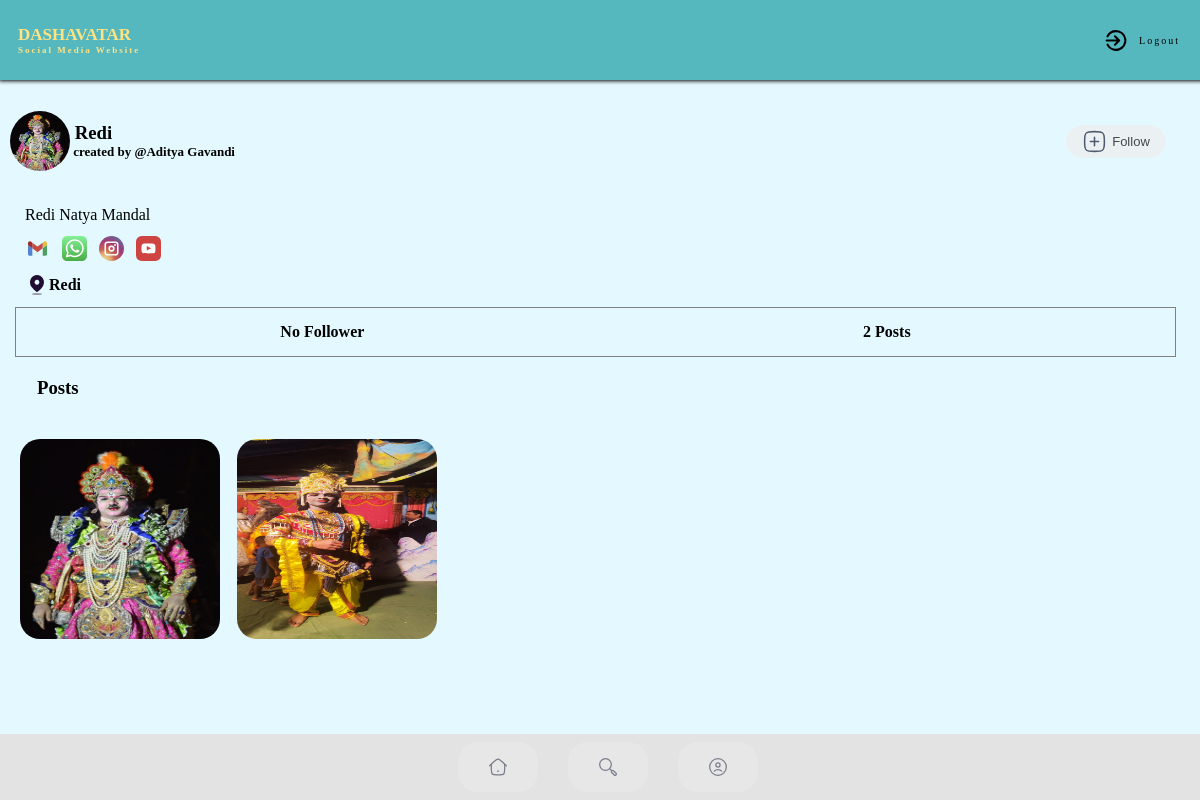
Page /profile/Redi (signed in) on the committed database.
### socialweb/models.py (models this page shows, shortened)
class Profile(models.Model):
    user=models.ForeignKey(CustomUser,on_delete=models.CASCADE)
    location=models.CharField(max_length=50)
    bio=models.TextField()
    created_at=models.DateTimeField(default=datetime.now)

class CustomUser(AbstractUser):
    user=((1,"viewer"),(2,'profile'))
    user_type = models.CharField(choices=user,max_length=255,default=1)
    profile_pic=models.FileField(upload_to='profilepic',null=True)

class Post(models.Model):
    id = models.UUIDField(primary_key=True, default=uuid.uuid4)
    profile=models.ForeignKey(Profile,null=True,on_delete=models.SET_NULL)
    content = models.FileField(upload_to='post',null=True)
    user = models.CharField(max_length=100)
    caption = models.TextField()
    created_at = models.DateTimeField(default=datetime.now)
    no_of_likes = models.IntegerField(default=0)

### socialweb/views.py (the view)
# urls.py: path('profile/<str:pk>',views.pagedetails,name='pagedetails'),
@login_required(login_url='login')
def pagedetails(request,pk):
    user_object = CustomUser.objects.get(username=pk)
    user_profile = Profile.objects.get(user=user_object)
    user_posts = Post.objects.filter(user=pk)
    user_post_length = len(user_posts)
    follower = request.user.username
    user = pk
    if FollowersCount.objects.filter(follower=follower, user=user).first():
        button_text = 'Unfollow'
    else:
        button_text = 'Follow'
    user_followers = len(FollowersCount.objects.filter(user=pk))
    context = {
        'user_object': user_object,
        'user_profile': user_profile,
        'user_posts': user_posts,
        'user_post_length': user_post_length,
        'button_text': button_text,
        'user_followers': user_followers,
    }
    return render(request,'pagedetails.html',context)

### templates/pagedetails.html (shortened to what this page needs)
{% extends "index.html" %}
{% block contain %}
<div class="dashboard">
  <div class="user-account">
      <span class="uinfo"><img
        src="{{ user_profile.user.profile_pic.url }}"
        alt=""
        srcset=""
        class="Page-profile"
      />
      <h3 class="Page-name">&nbsp;{{ user_profile.user.username }}
        <p class="user-name">&nbsp;created by @{{ user_profile.user.first_name }}&nbsp;{{ user_profile.user.last_name }}</p>
      </h3>
    </span>
    <form action="/follow" method="post">
    <button type="submit" class="btnfollow" id="follow">
      <img class="follow" src="/static/assets/svg/follow.svg" alt="" srcset="" />
      {{button_text}}
    </button>
    </form>
    </div>
    <div class="about">
      <div class="bio">
        <p> {{ user_profile.bio }}</p>
      </div>
      <div id="links" class="links">
        <a href="mailto:" target="_blank"
          ><div id="Gmail" class="link">
            <img
              src="/static/assets/svg/gmaillogo.svg"
              alt=""
              srcset=""
            /></div
        ></a>
        <a href="tel:+" target="_blank"
          ><div id="whatsapp" class="link">
            <img
              src="/static/assets/svg/whatsapp.svg"
              alt=""
              srcset=""
            /></div
        ></a>
        <a href="http://" target="_blank"
          ><div id="Instagram" class="link">
            <img
              src="/static/assets/svg/instagramlogo.svg"
              alt=""
              srcset=""
            /></div
        ></a>
        <a href="http://" target="_blank"
          ><div id="Youtube" class="link">
            <img
              src="/static/assets/svg/youtubelogo.svg"
              alt=""
              srcset=""
            /></div
        ></a>
      </div>
      <div class="address">
        <img src="/static/assets/svg/locationlogo.svg" alt="" srcset="" />
        <h4 id="location" class="location">{{ user_profile.location }}</h4>
      </div>
    </div>
    <div class="followers">
      {% if user_followers == 0 %}
      <b>No Follower</b>
      {% elif user_followers == 1 %}
      <b>{{user_followers}} Follower</b>
      {% else %}
      <b>{{user_followers}} Followers</b>
      {% endif %}
      {% if user_post_length == 0 %}
      <b>No Post</b>
      {% elif user_post_length == 1 %}
      <b>{{user_post_length}} Post</b>
      {% else %}
      <b>{{user_post_length}} Posts</b>
      {% endif %}
    </div>
    <h3 id="posts-h3">Posts</h3>
  <div class="post-section">
    {% for p in user_posts %}
    <div class="post">
      <img style="height: 200px; width: 200px;"
        src="{{ p.content.url }}"
        alt=""
        srcset=""
      />
    </div>
    {% endfor %}
  </div>
  </div>
{% endblock %}

### templates/index.html (shortened to what this page needs)
{% load static %}
<!DOCTYPE html>
<html lang="en">
  <head>
    <link rel="stylesheet" href="{% static 'css/style.css' %}" />
    <link rel="stylesheet" href="{% static 'css/utility.css' %}" />
  </head>
  <body>
    <header class="header">
      <a href="{% url 'home' %}"><div class="logo">
        <h1 id="wname">DASHAVATAR</h1>
        <h4 id="wtagline">Social Media Website</h4>
      </div></a>
        <a class="aboutus" href="{% url 'logout' %}"><img src="/static/assets/svg/logout.svg" alt="" srcset="" class="logout">Logout
        </a>
    </header>
    <nav class="navbar">
      <ul>
        {% block Home %}
        <a href="{% url 'home' %}"><div class="imge" id="home">
          <img src="/static/assets/svg/home.svg" alt="" srcset="" />
        </div></a>
        {% endblock %}
        {% block Search %}
        <a href="{% url 'search' %}"><div class="imge" id="search">
          <img src="/static/assets/svg/search.svg" alt="" srcset="" />
        </div></a>
        {% endblock %}
        {% block my-ac %}
        <a href="{% url 'account' %}"><div class="imge" id="account">
          <img src="/static/assets/svg/profile.svg" alt="" srcset="" />
        </div></a>
        {% endblock %}
      </ul>
    </nav>
    <div class="container">
      {% block contain %}
      {% endblock %}
    </div>
  </body>
  </html>

### static/css/style.css (style rules this page uses)
* { margin: 0; padding: 0; }
body { background-color: #e4f9ff; height: 100%; }
.header { display: flex; width: 100%; height: 60px; justify-content: space-between; padding: 25px; align-items: center; box-shadow: 0px 0px 4px 1px; position: fixed; top: 0; z-index: 1; background-color: #55b8bf; }
.header a { text-decoration: none; }
.aboutus { color: black; background: transparent; border: none; width: max-content; margin-right: 70px; font-size: 17px; gap: 8px; align-items: center; justify-content: center; display: flex; transition: all ease-in-out 0.2s; }
.aboutus > .logout { width: 30px; height: 25px; }
.logo { padding-left: 35px; color: #ffe382; }
.logo h1 { font-size: 24px; }
.logo h4 { font-size: 13px; letter-spacing: 2px; }
.navbar { display: flex; flex-direction: column; position: fixed; margin: 35px; width: 300px; top: 116px; height: 449px; }
.navbar a { text-decoration: none; color: rgb(0, 0, 0); }
.navbar ul { list-style-type: none; gap: 30px; display: flex; flex-direction: column; padding-left: 0px; padding-top: 46px; justify-content: center; align-items: center; }
.navbar img { width: 20px; height: 20px; margin-left: 20px; }
.imge { display: flex; flex-direction: row; align-items: center; justify-content: center; background-color: #ebebec; border-radius: 20px; transition: all ease-in-out 0.3s; opacity: 50%; }
.container { display: flex; flex-direction: column; position: absolute; top: 116px; width: 1040px; min-height: 600px; left: 386px; margin: 35px; overflow: hidden; padding-right: 20px; border-radius: 25px 25px 0px 0px; background-color: #e4f9ff; transition: all 0.3s; }
.btnfollow { width: 100px; display: flex; font-size: 13px; gap: 5px; padding: 4px; border-radius: 22px; border: none; justify-content: center; align-items: center; cursor: pointer; opacity: 70%; transition: all ease-in 0.3s; }
.btnfollow .follow { width: 25px; height: 25px; }
.user-account { height: 150px; display: flex; align-items: center; justify-content: space-between; padding-left: 30px; gap: 20px; }
.uinfo { display: flex; align-items: center; justify-content: center; }
.user-account img { width: 60px; height: 60px; border-radius: 50%; }
.user-account p { font-size: 13px; }
form { display: flex; flex-direction: column; justify-content: center; gap: 18px; align-items: center; }
#posts-h3 { padding: 20px 37px; }
.post-section { padding: 20px; display: flex; flex-wrap: wrap; gap: 25px; }
.post { display: flex; width: 200px; height: 200px; border-radius: 20px; overflow: hidden; }
.post img { object-fit: cover; width: 200px; height: 200px; transition: all ease-in-out 0.3s; }
.links { padding-top: 12px; padding-bottom: 12px; display: flex; flex-direction: row; gap: 12px; }
.link { width: 25px; height: 25px; filter: grayscale(30%); transition: all ease-in-out 0.2s; }
.about { padding-left: 25px; }
.address { display: flex; align-items: center; }
@media only screen and (max-width: 1200px) { .header { padding: 10px; } }
@media only screen and (max-width: 1200px) { .aboutus { margin-right: 30px; font-size: 10px; letter-spacing: 2px; } }
@media only screen and (max-width: 1200px) { .logo { padding-left: 8px; } }
@media only screen and (max-width: 1200px) { .logo h1 { font-size: 17px; } }
@media only screen and (max-width: 1200px) { .logo h4 { font-size: 9px; } }
@media only screen and (max-width: 1200px) { .navbar { margin: 0; padding: 0; display: flex; justify-content: end; top: 0; height: 100%; width: 100%; position:fixed; bottom: 10px; transition: all ease-in-out 0.3s; } }
@media only screen and (max-width: 1200px) { .navbar div { width: 80px; height: 50px; } }
@media only screen and (max-width: 1200px) { .imge > img { margin: 0; } }
@media only screen and (max-width: 1200px) { .navbar ul { display: flex; padding: 8px; width: 100%; background-color: #e3e3e3; border-radius: 0px 10px 10px 0px; justify-content: center; align-items: start; flex-direction: row; } }
@media only screen and (max-width: 1200px) { .imge { text-align: center; } }
@media only screen and (max-width: 1200px) { .container { width: 98%; top: 76px; left: 0px; height: 80vh; overflow-y: scroll; margin: 0px; border-radius: 10px; } }
@media only screen and (max-width: 1200px) { .user-account { display: flex; gap: 20px; justify-content: space-between; padding: 10px; height: 110px; } }
@media only screen and (max-width: 1200px) { .post-section { gap: 17px; } }
@media only screen and (max-width: 1200px) { .post img { height: 200px; width: 200px; object-fit: fill; } }

### rows in the picture
Profile: user.profile_pic (picture), user.username "Redi", user.first_name "Aditya", user.last_name "Gavandi", bio "Redi Natya Mandal", location "Redi"
Post: content (picture)
Post: content (picture)

### other values in the picture
{{ button_text }} "Follow"
{{ user_post_length }} "2"
